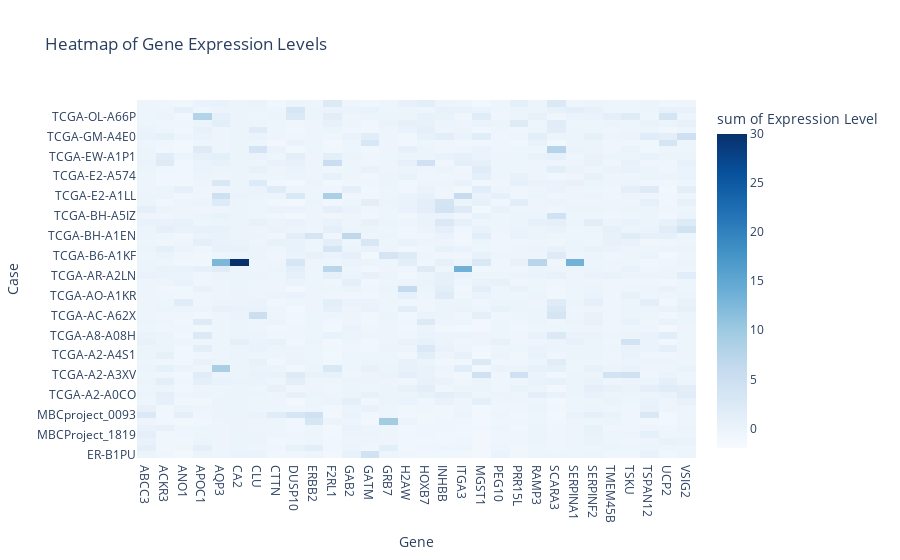

The notebook cell saved with this chart:
### Code cell
heatmap = px.density_heatmap(
    unique_expression_melted,
    x="Gene",
    y="Case",
    z="Expression",
    color_continuous_scale="Blues",
    range_color=(-2, 30),
    title="Heatmap of Gene Expression Levels",
    labels={'Expression': 'Expression Level'}
)

heatmap.show()

# heatmap_file_path = 'heatmap.html'
# heatmap.write_html(heatmap_file_path)

### Figure 1 — Plotly figure (JSON) as saved in the notebook; plotly's stock layout.template omitted (floating-point values rounded to 4 significant figures; data arrays with more than 128 entries replaced by an {"elided": "..."} marker saying what was removed)
{"data": [{"coloraxis": "coloraxis", "histfunc": "sum", "hovertemplate": "Gene=%{x}<br>Case=%{y}<br>sum of Expression Level=%{z}<extra></extra>", "name": "", "type": "histogram2d", "x": {"elided": "1620 str values"}, "xaxis": "x", "xbingroup": "x", "y": {"elided": "1620 str values"}, "yaxis": "y", "ybingroup": "y", "z": {"elided": "1620 float values"}}], "layout": {"autosize": true, "coloraxis": {"cmax": 30, "cmin": -2, "colorbar": {"title": {"text": "sum of Expression Level"}}, "colorscale": [[0, "rgb(247,251,255)"], [0.125, "rgb(222,235,247)"], [0.25, "rgb(198,219,239)"], [0.375, "rgb(158,202,225)"], [0.5, "rgb(107,174,214)"], [0.625, "rgb(66,146,198)"], [0.75, "rgb(33,113,181)"], [0.875, "rgb(8,81,156)"], [1, "rgb(8,48,107)"]]}, "legend": {"tracegroupgap": 0}, "title": {"text": "Heatmap of Gene Expression Levels"}, "xaxis": {"anchor": "y", "autorange": true, "domain": [0, 1], "range": [-0.5, 29.5], "title": {"text": "Gene"}, "type": "category"}, "yaxis": {"anchor": "x", "autorange": true, "domain": [0, 1], "range": [-0.5, 53.5], "title": {"text": "Case"}, "type": "category"}}}
